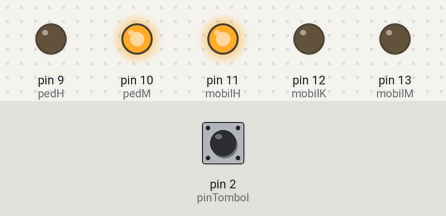
Recording of a sketch running on a simulated Arduino Uno, built with avr-gcc and run on an emulated ATmega328P. On the bench: output pins drawn as LEDs (lit = HIGH). Inputs (shaded band) come from the test bench; at power-on: pin 2 (pinTombol) HIGH.

Above: at 1.2 s.
1.3 s: pin 2 (pinTombol) pulled LOW for 0.15 s
At 3.3 s:
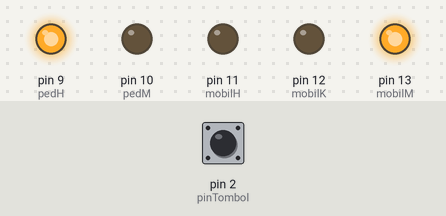
At 8.3 s:
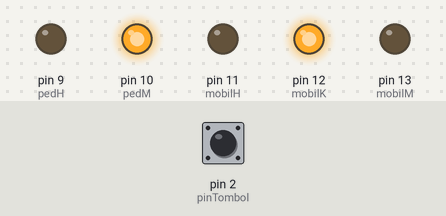
Timing chart, 0 to 10.8 s (numbered marks = the images above; inputs shaded):
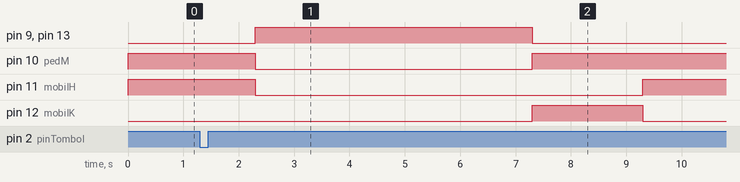

Measured:
- after the input at 1.3 s, pin 9 (pedH), pin 13 (mobilM): LOW → HIGH after 1.0 s, → LOW 5.0 s later; pin 10 (pedM): HIGH → LOW after 1.0 s, → HIGH 5.0 s later; pin 11 (mobilH): HIGH → LOW after 1.0 s, → HIGH 7.0 s later; pin 12 (mobilK): LOW → HIGH after 6.0 s, → LOW 2.0 s later

The sketch:

tugas_4_pedestrian_traffic_light1.ino
```cpp
// PIN KENDARAAN (JALAN RAYA)
const int mobilM = 13;
const int mobilK = 12;
const int mobilH = 11;

// PIN PEJALAN KAKI (KIRI & KANAN DIPARALEL)
const int pedM = 10;
const int pedH = 9;

// PIN TOMBOL (INTERRUPT)
const int pinTombol = 2;

// Variabel penanda interrupt
volatile bool tombolDitekan = false;

void setup() {
  // mengatur pin lampu sebagai OUTPUT
  pinMode(mobilM, OUTPUT);
  pinMode(mobilK, OUTPUT);
  pinMode(mobilH, OUTPUT);
  pinMode(pedM, OUTPUT);
  pinMode(pedH, OUTPUT);

  // mengaktifkan resistor pull-up internal untuk tombol
  pinMode(pinTombol, INPUT_PULLUP);

  // mendaftarkan fungsi interrupt pada Pin 2
  // mode FALLING: memicu program saat tombol ditekan
  attachInterrupt(digitalPinToInterrupt(pinTombol), isrPenyeberang, FALLING);

  // jalankan kondisi awal saat pertama kali menyala
  kondisiAwal();
}

void loop() {
  // siklus hanya akan berjalan JIKA tombol ditekan
  if (tombolDitekan) {
    delay(1000); // Jeda reaksi aman 1 detik sebelum lampu berubah

    // FASE 1: Kendaraan Merah (Berhenti), Pedestrian Hijau (Jalan)
    digitalWrite(mobilH, LOW);
    digitalWrite(mobilM, HIGH);
    digitalWrite(pedM, LOW);
    digitalWrite(pedH, HIGH);

    delay(5000); // Waktu untuk menyeberang jalan (contoh: 5 detik)

    // FASE 2: Pedestrian Merah (Berhenti), Kendaraan Kuning (Persiapan transisi)
    digitalWrite(pedH, LOW);
    digitalWrite(pedM, HIGH);
    digitalWrite(mobilM, LOW);
    digitalWrite(mobilK, HIGH);

    delay(2000); // Waktu lampu kuning menyala (contoh: 2 detik)

    // FASE 3: Sistem kembali ke kondisi awal (Kendaraan Hijau, Pedestrian Merah)
    kondisiAwal();

    // Reset status tombol agar sistem siap menerima tekanan tombol berikutnya
    tombolDitekan = false;
  }
}

// Fungsi pembantu untuk mengatur kondisi default
void kondisiAwal() {
  digitalWrite(mobilM, LOW);
  digitalWrite(mobilK, LOW);
  digitalWrite(mobilH, HIGH); // Lampu jalan raya: Hijau

  digitalWrite(pedH, LOW);
  digitalWrite(pedM, HIGH);   // Lampu penyeberang: Merah
}

// Interrupt Service Routine (ISR) - Berjalan seketika saat tombol ditekan
void isrPenyeberang() {
  tombolDitekan = true;
}
```
